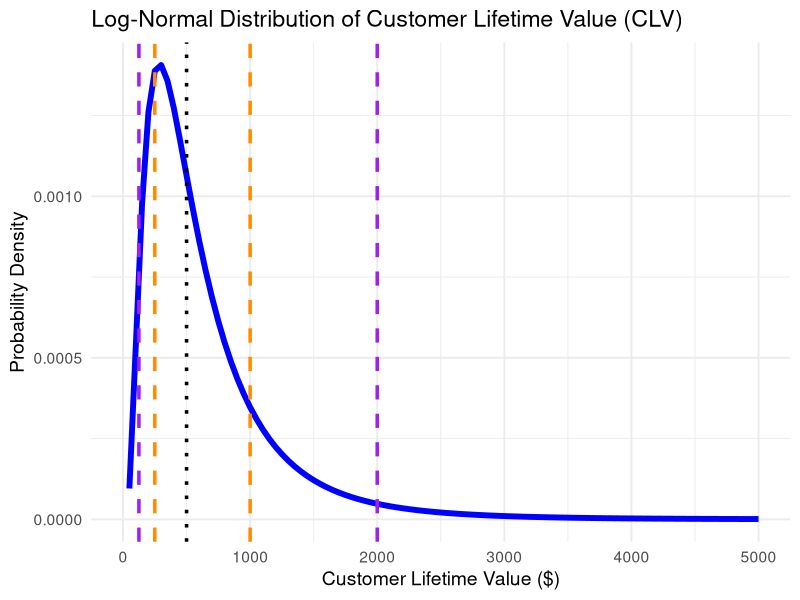

Recreate this plot in R.
# Log-Normal distribution example
# By Joe Domaleski

# Load necessary library
library(ggplot2)
library(scales)  # For better y-axis formatting

# Set log-normal distribution parameters
mu <- log(500)  # Mean in log-space (assuming typical CLV is around $500)
sigma <- 0.75  # Standard deviation in log-space (controls spread)

# Generate log-normal distribution data
x_values <- seq(50, 5000, by = 50)  # Range of possible customer spend values
y_values <- dlnorm(x_values, meanlog = mu, sdlog = sigma)  # Compute log-normal probabilities
data <- data.frame(x = x_values, y = y_values)

# Create the plot
ggplot(data, aes(x = x, y = y)) +
  geom_line(color = "blue", linewidth = 2) +  # Increased line thickness
  geom_vline(xintercept = 500, linetype = "dotted", color = "black", linewidth = 1.2) +  # Median CLV
  geom_vline(xintercept = c(250, 1000), linetype = "dashed", color = "darkorange", linewidth = 1.2) +  # ±50% range
  geom_vline(xintercept = c(125, 2000), linetype = "dashed", color = "purple", linewidth = 1.2) +  # ±75% range
  scale_x_continuous(limits = c(0, 5000)) +
  scale_y_continuous(labels = comma_format()) +  # Format y-axis for better readability
  labs(title = "Log-Normal Distribution of Customer Lifetime Value (CLV)",
       x = "Customer Lifetime Value ($)",
       y = "Probability Density") +
  theme_minimal(base_size = 14)